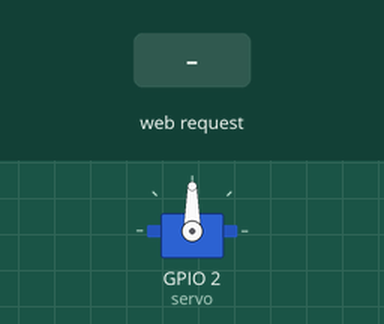
A sketch run on a simulated ESP8266 (NodeMCU). Parts: servo. The test bench sets the inputs (shaded band). WiFi joins after 1.5 s; servers stay silent unless stated; what the sketch prints to the serial monitor is not drawn.

Above: at 2.7 s.
2.8 s: HTTP request GET /Req=0 received
At 3.8 s:
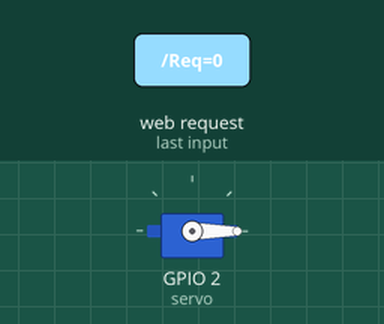
4.3 s: HTTP request GET /Req=20 received
At 4.9 s:
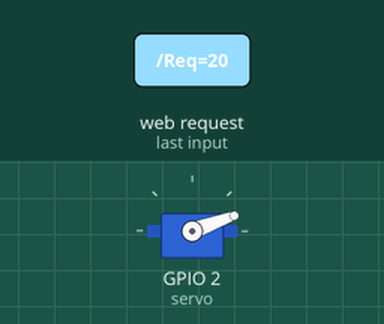
5.8 s: HTTP request GET /Req=40 received
At 7.0 s:
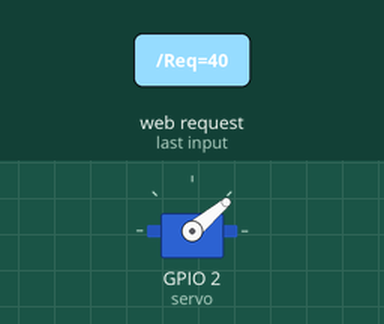
7.3 s: HTTP request GET /Req=60 received
At 8.4 s:
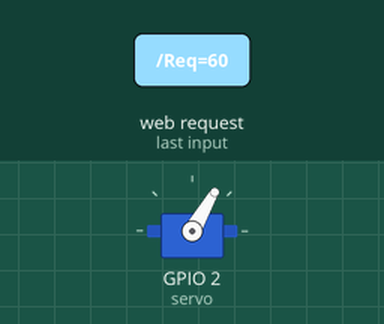
8.8 s: HTTP request GET /Req=120 received
At 9.5 s:
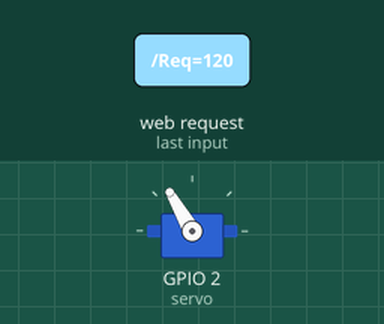
10.3 s: HTTP request GET /Req=140 received
At 10.7 s:
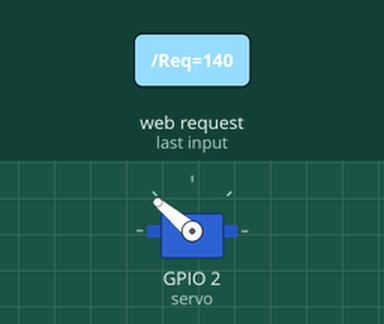
Timing chart, 0 to 12.8 s (numbered marks = the images above; inputs shaded):
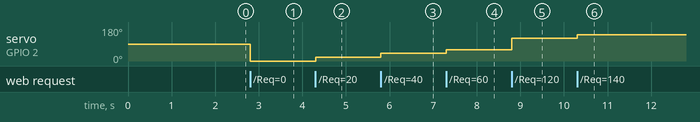

Measured:
- after the input at 2.8 s, servo on GPIO 2 (servo): 90° → 0° at once
- after the input at 4.3 s, servo on GPIO 2 (servo): 0° → 20° at once
- after the input at 5.8 s, servo on GPIO 2 (servo): 20° → 40° at once
- after the input at 7.3 s, servo on GPIO 2 (servo): 40° → 60° at once
- after the input at 8.8 s, servo on GPIO 2 (servo): 60° → 120° at once
- after the input at 10.3 s, servo on GPIO 2 (servo): 120° → 140° at once

The sketch:

servo_motor.ino
```cpp
/*****************************************************
 * SERVO MOTOR CONFIG CODE
 * Author: Bhavesh Asanabada
 * Micro-controller: NodeMCU
* ***************************************************/

// <-------- Initialize required libraries (Begin) -------->
#include <ESP8266WiFi.h>
#include <Servo.h>
// <-------- Initialize required libraries (END) -------->

Servo servo;

const char* ssid = "Your WiFi ID";
const char* password = "Enter WiFi password";

WiFiServer server(80);

void setup() {
  Serial.begin(115200);
  delay(10);
  servo.attach(2); //Gpio-2 of nodemcu with pwm pin of servo motor
  // Connect to WiFi network
  Serial.println();
  Serial.println();
  Serial.print("Connecting to ");
  Serial.println(ssid);

  WiFi.begin(ssid, password);

  while (WiFi.status() != WL_CONNECTED) {
    delay(500);
    Serial.print(".");
  }
  Serial.println("");
  Serial.println("WiFi connected");

  // Start the server
  server.begin();
  Serial.println("Server started");

  // Print the IP address on serial monitor
  Serial.print("Use this URL to connect: ");
  Serial.print("http://");    //URL IP to be typed in mobile/desktop browser
  Serial.print(WiFi.localIP());
  Serial.println("/");

}

void loop() {
  // Check if a client has connected
  WiFiClient client = server.available();
  if (!client) {
    return;
  }

  // Wait until the client sends some data
  Serial.println("new client");
  while(!client.available()){
    delay(1);
  }

  // Read the first line of the request
  String request = client.readStringUntil('\r');
  Serial.println(request);
  client.flush();

  int value = 0;
  // Match the request

  if (request.indexOf("/Req=0") != -1)  {
    servo.write(0); //Moving servo to 0 degree
    value=0;
  }
  if (request.indexOf("/Req=20") != -1)  {
    servo.write(20); //Moving servo to 0 degree
    value=20;
  }
  if (request.indexOf("/Req=40") != -1)  {
    servo.write(40); //Moving servo to 0 degree
    value=40;
  }
  if (request.indexOf("/Req=60") != -1)  {
    servo.write(60); //Moving servo to 0 degree
    value=60;
  }
  if (request.indexOf("/Req=80") != -1)  {
    servo.write(80); //Moving servo to 0 degree
    value=80;
  }
  if (request.indexOf("/Req=90") != -1)  {
    servo.write(90); //Moving servo to 0 degree
    value=90;
  }
  if (request.indexOf("/Req=120") != -1)  {
    servo.write(120); //Moving servo to 0 degree
    value=120;
  }
  if (request.indexOf("/Req=140") != -1)  {
    servo.write(140); //Moving servo to 90 degree
    value=140;
  }
  if (request.indexOf("/Req=160") != -1)  {
    servo.write(160); //Moving servo to 180 degree
    value=160;
  }
  if (request.indexOf("/Req=180") != -1)  {
    servo.write(180); //Moving servo to 0 degree
    value=180;
  }

  // Return the response
  client.println("HTTP/1.1 200 OK");
  client.println("Content-Type: text/html");
  client.println(""); //  do not forget this one
  client.println("<!DOCTYPE HTML>");
  client.println("<html>");
  client.println("<h1 align=center>Positioning the receiver module over WiFi</h1><br><br>");
  client.print("<align=center>Current position =");
  client.print(value);
  client.println("<br><br>");
  client.println("<a href=\"/Req=0\"\"><button>Move to = 0 degree</button></a>");
  client.println("<a href=\"/Req=20\"\"><button>Move to = 20 degree</button></a>");
  client.println("<a href=\"/Req=40\"\"><button>Move to = 40 degree</button></a>");
  client.println("<a href=\"/Req=60\"\"><button>Move to = 60 degree</button></a>");
  client.println("<a href=\"/Req=80\"\"><button>Move to = 80 degree</button></a>");
  client.println("<a href=\"/Req=120\"\"><button>Move to = 120 degree</button></a>");
  client.println("<a href=\"/Req=140\"\"><button>Move to = 140 degree</button></a>");
  client.println("<a href=\"/Req=160\"\"><button>Move to = 160 degree</button></a>");
  client.println("<a href=\"/Req=180\"\"><button>Move to = 180 degree</button></a><br/>");

  client.println("</html>");
  delay(1);
  Serial.println("Client disonnected");
  Serial.println("");

}
```
